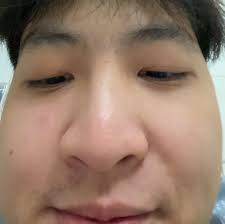
#> input picture src/main/resources/com/example/project_oop_20242/ProjectPython/Nhism1.jpg, 225 x 224 px
$ python HelloWorld.py
#> lines starting #> are read from the running program, lines starting #| are printed output that depends on the picture
import cv2
import numpy as np
import matplotlib.pyplot  as plt

img=cv2.imread('Nhism1.jpg')
#> img is the input picture: shape (224, 225, 3); mean B, G, R 104.7, 121.6, 148.6
img = cv2.resize(img,(200,200))
#> img: shape (200, 200, 3)
img_gray = cv2.cvtColor(img, cv2.COLOR_BGR2GRAY)
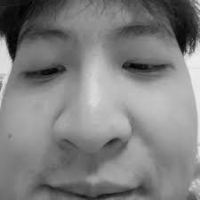
#> img_gray: shape (200, 200); min 2, max 240, mean 127.6
# print(img_gray.shape)


def conv2d(input,kernelSize):
#> called with kernelSize = 3
    height,width = input.shape
#> height = 200; width = 200
    result = np.zeros((height-kernelSize+1,width-kernelSize+1))
    kernel = np.random.randn(kernelSize,kernelSize)
    #print(kernel)
    for row in range(0,height-kernelSize+1):
        for col in range(0,width-kernelSize+1):
            result[row,col]=np.sum(input[row:row+kernelSize,col:col+kernelSize]*kernel)
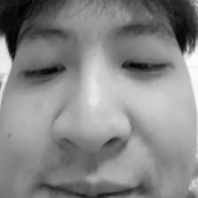
#> result: shape (198, 198) float64; min 17.41, max 1657.2, mean 887.9; drawn with min black and max white
    return result
img_gray_conv2d = conv2d(img_gray,3)

plt.imshow(img_gray_conv2d )
plt.show()
